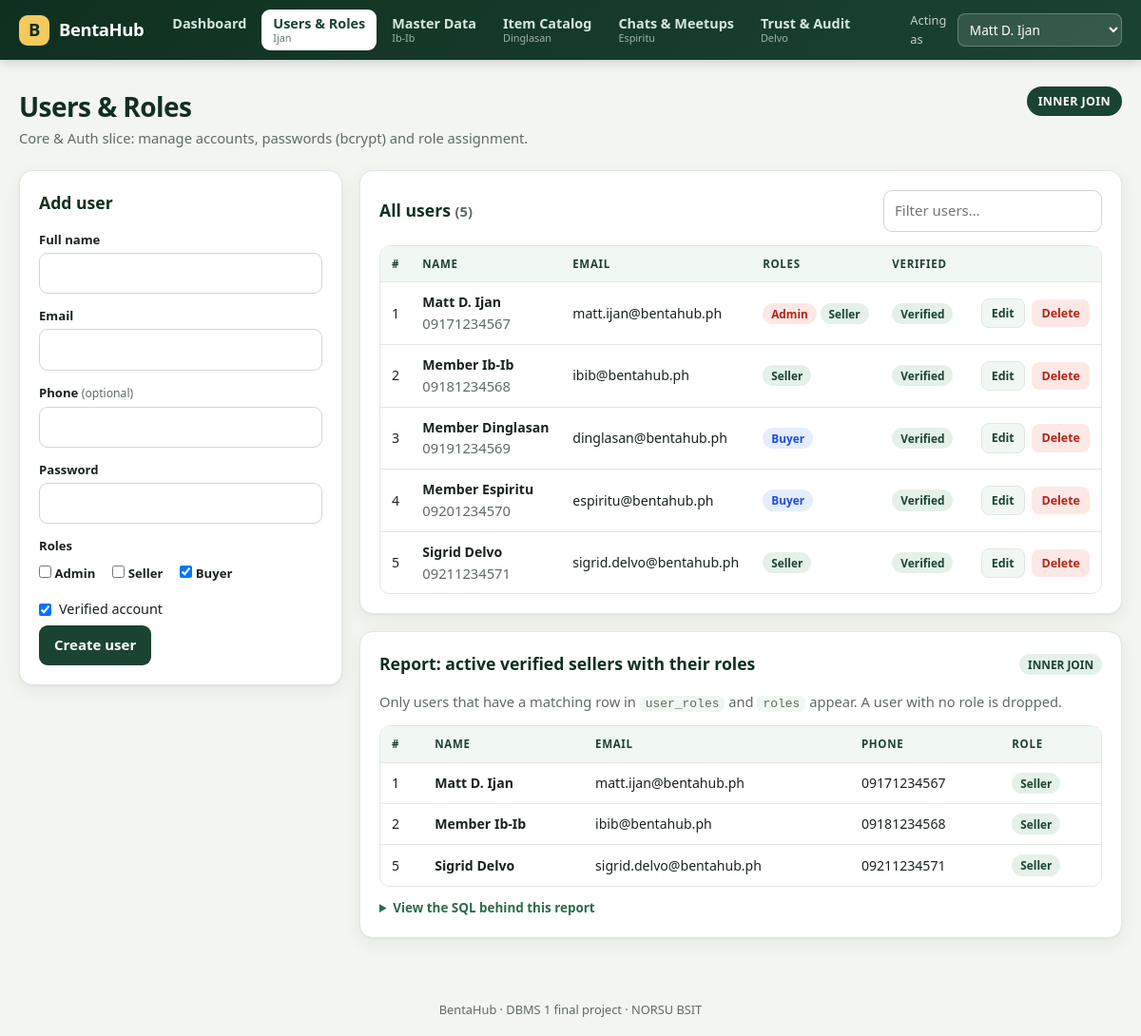
Page /IJAN.php on the committed database.
### tables this page shows
CREATE TABLE roles (
    id          INT AUTO_INCREMENT PRIMARY KEY,
    role_name   VARCHAR(50) NOT NULL UNIQUE,
    description VARCHAR(255)
);

CREATE TABLE users (
    id            INT AUTO_INCREMENT PRIMARY KEY,
    full_name     VARCHAR(100) NOT NULL,
    email         VARCHAR(120) NOT NULL UNIQUE,
    password_hash VARCHAR(255) NOT NULL,
    phone_number  VARCHAR(20),
    is_verified   TINYINT(1) NOT NULL DEFAULT 0,
    created_at    TIMESTAMP DEFAULT CURRENT_TIMESTAMP
);

### IJAN.php (the view, shortened to what this page needs)
<?php
require_once __DIR__ . '/includes/layout.php';
$edit   = null;
$roles  = $pdo->query('SELECT id, role_name FROM roles ORDER BY id')->fetchAll();
$f = $edit ?? ['id' => 0, 'full_name' => '', 'email' => '', 'phone_number' => '', 'is_verified' => 1, 'role_ids' => [3]];
$users = $pdo->query("
    SELECT u.id, u.full_name, u.email, u.phone_number, u.is_verified, u.created_at,
           GROUP_CONCAT(r.role_name ORDER BY r.id SEPARATOR ',') AS roles
    FROM users u
    LEFT JOIN user_roles ur ON ur.user_id = u.id
    LEFT JOIN roles r       ON r.id = ur.role_id
    GROUP BY u.id ORDER BY u.id")->fetchAll();
$reportSql = "
SELECT u.id AS user_id, u.full_name, u.email, u.phone_number, u.is_verified, r.role_name
FROM users u
INNER JOIN user_roles ur ON u.id = ur.user_id
INNER JOIN roles r       ON ur.role_id = r.id
WHERE r.role_name = 'Seller' AND u.is_verified = 1
ORDER BY u.id ASC";
$sellers = $pdo->query($reportSql)->fetchAll();
render_header('Users & Roles', 'ijan', 'Core & Auth slice: manage accounts, passwords (bcrypt) and role assignment.', 'INNER JOIN');
?>
<div class="grid grid-form">
  <section class="card">
    <div class="card-head"><h2><?= $f['id'] ? 'Edit user #' . (int)$f['id'] : 'Add user' ?></h2>
      <?php if ($f['id']): ?><a class="btn btn-sm btn-ghost" href="<?= e(url()) ?>">Cancel</a><?php endif; ?></div>
    <form method="post" autocomplete="off">
      <div class="field"><label>Full name</label><input type="text" name="full_name" required maxlength="100" value="<?= e($f['full_name']) ?>"></div>
      <div class="field"><label>Email</label><input type="email" name="email" required maxlength="120" value="<?= e($f['email']) ?>"></div>
      <div class="field"><label>Phone <span class="hint">(optional)</span></label><input type="text" name="phone_number" maxlength="20" value="<?= e($f['phone_number']) ?>"></div>
      <div class="field"><label>Password <?php if ($f['id']): ?><span class="hint">(leave blank to keep the current one)</span><?php endif; ?></label>
        <input type="password" name="password" minlength="8" <?= $f['id'] ? '' : 'required' ?> autocomplete="new-password"></div>
      <div class="field"><label>Roles</label><div class="checks">
        <?php foreach ($roles as $r): ?>
          <label class="check"><input type="checkbox" name="roles[]" value="<?= (int)$r['id'] ?>" <?= in_array((int)$r['id'], $f['role_ids'], true) ? 'checked' : '' ?>> <?= e($r['role_name']) ?></label>
        <?php endforeach; ?></div></div>
      <label class="check"><input type="checkbox" name="is_verified" <?= $f['is_verified'] ? 'checked' : '' ?>> Verified account</label>
      <div class="form-actions"><button class="btn" type="submit"><?= $f['id'] ? 'Save changes' : 'Create user' ?></button></div>
    </form>
  </section>
  <div class="stack">
    <section class="card">
      <div class="card-head"><h2>All users <span class="muted">(<?= count($users) ?>)</span></h2>
        <input class="search" type="search" placeholder="Filter users…" data-filter="#usersTable"></div>
      <div class="table-wrap"><table id="usersTable">
        <thead><tr><th>#</th><th>Name</th><th>Email</th><th>Roles</th><th>Verified</th><th></th></tr></thead>
        <tbody>
        <?php foreach ($users as $u): ?>
          <tr>
            <td><?= (int)$u['id'] ?></td>
            <td><strong><?= e($u['full_name']) ?></strong><br><span class="muted"><?= e($u['phone_number'] ?: '—') ?></span></td>
            <td><?= e($u['email']) ?></td>
            <td><?php foreach (array_filter(explode(',', (string)$u['roles'])) as $rn) echo badge($rn, $rn === 'Admin' ? 'red' : ($rn === 'Seller' ? 'green' : 'blue')) . ' '; ?></td>
            <td><?= $u['is_verified'] ? badge('Verified', 'green') : badge('Unverified', 'amber') ?></td>
            <td class="actions"><a class="btn btn-sm btn-ghost" href="<?= e(url(['edit' => $u['id']])) ?>">Edit</a>
              <?= delete_form('delete_user', ['id' => $u['id']], 'Delete ' . $u['full_name'] . '? This also removes their listings, chats and reviews.') ?></td>
          </tr>
        <?php endforeach; if (!$users) echo empty_row(6, 'No users yet.'); ?>
        </tbody></table></div>
    </section>
    <section class="card">
      <div class="card-head"><h2>Report: active verified sellers with their roles</h2><?= badge('INNER JOIN', 'green') ?></div>
      <p class="muted" style="margin-bottom:12px">Only users that have a matching row in <code>user_roles</code> and <code>roles</code> appear. A user with no role is dropped.</p>
      <div class="table-wrap"><table>
        <thead><tr><th>#</th><th>Name</th><th>Email</th><th>Phone</th><th>Role</th></tr></thead>
        <tbody>
        <?php foreach ($sellers as $s): ?>
          <tr><td><?= (int)$s['user_id'] ?></td><td><strong><?= e($s['full_name']) ?></strong></td><td><?= e($s['email']) ?></td>
              <td><?= e($s['phone_number'] ?: '—') ?></td><td><?= badge($s['role_name'], 'green') ?></td></tr>
        <?php endforeach; if (!$sellers) echo empty_row(5, 'No verified sellers yet.'); ?>
        </tbody></table></div>
      <?= sql_block($reportSql) ?>
    </section>
  </div>
</div>

### includes/bootstrap.php (shortened to what this page needs)
<?php
function e($v): string { return htmlspecialchars((string)$v, ENT_QUOTES, 'UTF-8'); }
function self_name(): string { return basename($_SERVER['SCRIPT_NAME']); }
function url(array $q = [], ?string $page = null): string {
    $q = array_filter($q, function ($v) { return $v !== null && $v !== ''; });
    return ($page ?? self_name()) . ($q ? '?' . http_build_query($q) : '');
}
function csrf_token(): string { return $_SESSION['csrf'] ??= bin2hex(random_bytes(16)); }
function csrf_field(): string { return '<input type="hidden" name="csrf" value="' . e(csrf_token()) . '">'; }
function badge(string $text, string $variant = 'gray'): string {
    return '<span class="badge badge-' . e($variant) . '">' . e($text) . '</span>';
}
function sql_block(string $sql): string {
    return '<details class="sql"><summary>View the SQL behind this report</summary><pre>' . e(trim($sql)) . '</pre></details>';
}
function delete_form(string $action, array $hidden, string $confirm): string {
    $h = '';
    foreach ($hidden as $k => $v) $h .= '<input type="hidden" name="' . e($k) . '" value="' . e($v) . '">';
    return '<form method="post" class="inline" data-confirm="' . e($confirm) . '">' . csrf_field()
         . '<input type="hidden" name="action" value="' . e($action) . '">' . $h
         . '<button class="btn btn-sm btn-danger" type="submit">Delete</button></form>';
}

### assets/style.css (style rules this page uses)
:root { --green-900:#10301f; --green-800:#1b4332; --green-700:#2d6a4f; --green-100:#e3f1e8; --green-50:#f1f8f3; --bg:#f3f5f0; --card:#fff; --ink:#18221b; --muted:#5f6b62; --line:#e2e7e0; --amber:#b7791f; --amber-bg:#fdf3dc; --red:#b42318; --red-bg:#fde8e6; --blue:#1d4ed8; --blue-bg:#e5edff; --radius:14px; --shadow:0 1px 2px rgba(16,48,31,.06),0 6px 20px rgba(16,48,31,.06); font-family:system-ui,-apple-system,"Segoe UI",Roboto,"Helvetica Neue",Arial,sans-serif; }
* { box-sizing:border-box;margin:0;padding:0 }
body { background:var(--bg);color:var(--ink);line-height:1.55;font-size:15px;min-height:100vh;display:flex;flex-direction:column }
a { color:var(--green-700) }
code { background:var(--green-50);padding:1px 6px;border-radius:6px;font-size:.88em }
h2 { font-size:1.1rem;color:var(--green-900) }
.muted { color:var(--muted);font-size:.92rem }
.card { background:var(--card);border:1px solid var(--line);border-radius:var(--radius);box-shadow:var(--shadow);padding:20px }
.card + .card { margin-top:18px }
.card-head { display:flex;align-items:center;justify-content:space-between;gap:12px;margin-bottom:14px;flex-wrap:wrap }
.grid { display:grid;gap:18px;align-items:start }
.grid-form { grid-template-columns:minmax(280px,340px) 1fr }
.stack > .card + .card { margin-top:18px }
.field { margin-bottom:13px }
.field label { display:block;font-weight:600;font-size:.82rem;margin-bottom:4px }
.field .hint { font-weight:400;color:var(--muted);font-size:.76rem }
input[type=text],input[type=email],input[type=password],input[type=number],input[type=datetime-local],input[type=search],select,textarea { width:100%;padding:9px 11px;border:1px solid #cfd8cf;border-radius:9px;background:#fff;font:inherit;color:inherit }
.check { display:flex;align-items:center;gap:8px;font-size:.9rem;margin:4px 0 }
.check input { width:auto }
.checks { display:flex;flex-wrap:wrap;gap:4px 18px }
.form-actions { display:flex;gap:10px;margin-top:6px }
.btn { display:inline-flex;align-items:center;justify-content:center;gap:6px;border:0;border-radius:9px;padding:9px 16px;font:inherit;font-weight:700;cursor:pointer;text-decoration:none;background:var(--green-800);color:#fff;transition:background .15s,transform .05s }
.btn-ghost { background:var(--green-50);color:var(--green-800);border:1px solid var(--line) }
.btn-danger { background:var(--red-bg);color:var(--red) }
.btn-sm { padding:5px 10px;font-size:.78rem;border-radius:8px }
form.inline { display:inline }
.table-wrap { overflow-x:auto;border:1px solid var(--line);border-radius:11px }
table { width:100%;border-collapse:collapse;font-size:.88rem;background:#fff }
th { background:var(--green-50);text-align:left;font-size:.72rem;letter-spacing:.06em;text-transform:uppercase;color:var(--green-800);padding:10px 12px;white-space:nowrap }
td { padding:10px 12px;border-top:1px solid var(--line);vertical-align:middle }
td.actions { white-space:nowrap;text-align:right }
td.actions > * { margin-left:4px }
.search { max-width:230px }
.badge { display:inline-block;padding:2px 9px;border-radius:999px;font-size:.74rem;font-weight:700;white-space:nowrap }
.badge-green { background:var(--green-100);color:var(--green-800) }
.badge-red { background:var(--red-bg);color:var(--red) }
.badge-blue { background:var(--blue-bg);color:var(--blue) }
details.sql { margin-top:12px;font-size:.84rem }
details.sql summary { cursor:pointer;color:var(--green-700);font-weight:700 }

### rows in the picture
roles: role_name "Admin"
roles: role_name "Seller"
roles: id "☑", role_name "Buyer"
users: id "1", full_name "Matt D. Ijan", phone_number "09171234567", email "matt.ijan@bentahub.ph", text "Admin", text "Seller", text "Verified", roles.role_name "Seller"
users: id "2", full_name "Member Ib-Ib", phone_number "09181234568", email "ibib@bentahub.ph", text "Seller", text "Verified", roles.role_name "Seller"
users: id "3", full_name "Member Dinglasan", phone_number "09191234569", email "dinglasan@bentahub.ph", text "Buyer", text "Verified"
users: id "4", full_name "Member Espiritu", phone_number "09201234570", email "espiritu@bentahub.ph", text "Buyer", text "Verified"
users: id "5", full_name "Sigrid Delvo", phone_number "09211234571", email "sigrid.delvo@bentahub.ph", text "Seller", text "Verified", roles.role_name "Seller"

### other values in the picture
$label "Dashboard"
$label "Users & Roles"
$who "Ijan"
$label "Master Data"
$who "Ib-Ib"
$label "Item Catalog"
$who "Dinglasan"
$label "Chats & Meetups"
$who "Espiritu"
$label "Trust & Audit"
$who "Delvo"
$title "Users & Roles"
$subtitle "Core & Auth slice: manage accounts, passwords (bcrypt) and role assignment."
$joinPill "INNER JOIN"
count($users) "5"
